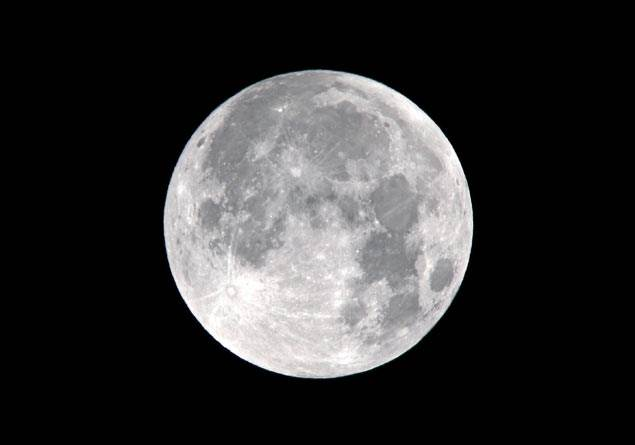
#> input picture ComputerVision/moon_detection/ay.jpg, 635 x 445 px
$ python main.py   (older library calls are emulated)
#> lines starting #> are read from the running program, lines starting #| are printed output that depends on the picture; after the words box and inside, x2 and y2 are one past the last pixel; in counts of white or black regions, pixels touching at a corner belong together
import cv2
import  numpy as np
resim=cv2.imread("ay.jpg")
#> resim is the input picture: shape (445, 635, 3); mean B, G, R 50.5, 50.1, 50.6
Resim_Gri=cv2.cvtColor(resim,cv2.COLOR_BGR2GRAY)
Blur=cv2.GaussianBlur(Resim_Gri,(5,5),0)
ret,Threshhold=cv2.threshold(Blur,130,255,cv2.THRESH_BINARY)
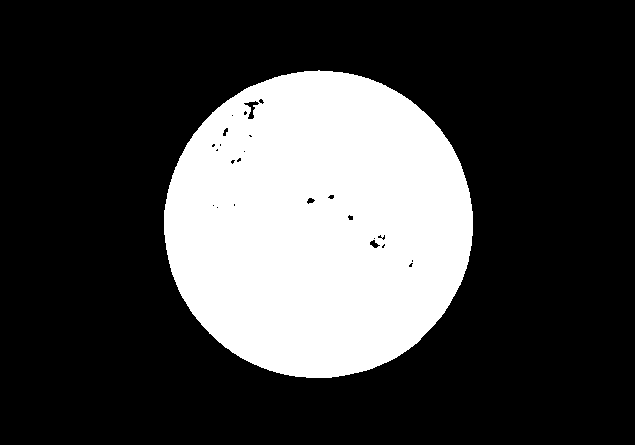
#> Threshhold: shape (445, 635); 26.3% white; 1 white region, box (x1, y1, x2, y2) and area: (164, 70, 473, 378) 74215
Maske=cv2.bitwise_and(resim,resim,mask=Threshhold)
HSV=cv2.cvtColor(Maske,cv2.COLOR_BGR2HSV)
#> HSV: shape (445, 635, 3); mean H, S, V 27.6, 1.2, 49.7
Gri_alt=np.array([0,0,15])
Gri_ust=np.array([255,20,255])
Gri_filtre=cv2.inRange(HSV,Gri_alt,Gri_ust)
#> Gri_filtre: shape (445, 635); 26.2% white; 1 white region

Sonuç=resim.copy()
_, cnts, _ = cv2.findContours(Gri_filtre,cv2.RETR_TREE,cv2.CHAIN_APPROX_NONE)
#> cnts = 27 contours, 19 with area under 20; largest, box (x1, y1, x2, y2) and area: (164, 71, 473, 378) 74050, (243, 100, 260, 120) 122, (369, 239, 381, 249) 54, (306, 197, 316, 205) 39, (222, 127, 229, 137) 34, (347, 214, 354, 221) 26, (327, 194, 335, 200) 25, (258, 98, 265, 105) 21
W=0
H=0
ındex=-1
for t in range(len(cnts)):
#> (the run stopped early here; a loop or call above may not have finished)
